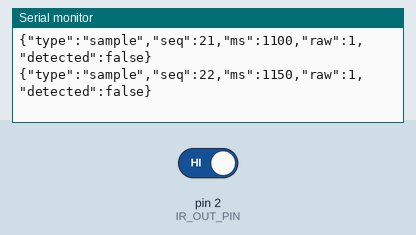
A sketch run on a simulated Arduino Leonardo, built with avr-gcc and run on an emulated ATmega32U4. Shown: the last lines printed to the serial monitor. The inputs (shaded band) are chosen by the test bench; at power-on: pin 2 (IR_OUT_PIN) HIGH.

Above: at 1.2 s.
1.3 s: pin 2 (IR_OUT_PIN) driven LOW
At 1.32 s:
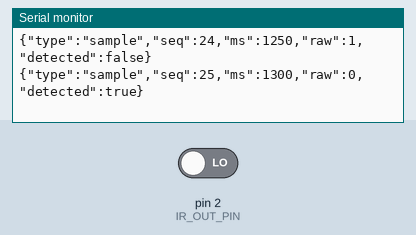
2.8 s: pin 2 (IR_OUT_PIN) driven HIGH
At 2.82 s:
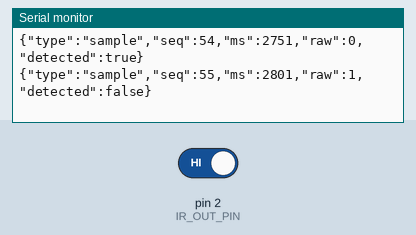

Measured:
- after the input at 1.3 s, the serial monitor: prints a new line at once (image 1)

The sketch:

ir-vision-uno.ino
```cpp
/*
  APOKOLIPS IR VISION — Arduino UNO + 3-pin digital IR obstacle sensor
  Sensor pins: VCC -> 5V, GND -> GND, OUT -> D2
  Serial: 115200 baud, newline-delimited JSON.

  IMPORTANT:
  - Many FC-51 / LM393 obstacle modules are active-LOW:
    OUT LOW = reflected IR detected; OUT HIGH = no detection.
  - If your module behaves oppositely, change DETECTED_LEVEL to HIGH.
  - This is a proximity/detection sensor, NOT an imaging or thermal camera.
*/

#include <Arduino.h>

const byte IR_OUT_PIN = 2;
const byte DETECTED_LEVEL = LOW;   // Change to HIGH only if your module is active-HIGH.
const unsigned long SAMPLE_INTERVAL_MS = 50;

unsigned long lastSampleAt = 0;
unsigned long sampleSequence = 0;

void setup() {
  pinMode(IR_OUT_PIN, INPUT);
  Serial.begin(115200);

  // Wait briefly for USB serial; do not block sensor operation indefinitely.
  unsigned long waitStarted = millis();
  while (!Serial && millis() - waitStarted < 1800) {
    // USB serial readiness wait (UNO-compatible timeout).
  }

  Serial.println(F("{\"type\":\"hello\",\"sensor\":\"digital-ir-obstacle\",\"board\":\"uno\",\"baud\":115200}"));
}

void loop() {
  const unsigned long now = millis();
  if (now - lastSampleAt >= SAMPLE_INTERVAL_MS) {
    lastSampleAt = now;

    const int raw = digitalRead(IR_OUT_PIN);
    const bool detected = (raw == DETECTED_LEVEL);

    Serial.print(F("{\"type\":\"sample\",\"seq\":"));
    Serial.print(sampleSequence++);
    Serial.print(F(",\"ms\":"));
    Serial.print(now);
    Serial.print(F(",\"raw\":"));
    Serial.print(raw);
    Serial.print(F(",\"detected\":"));
    Serial.print(detected ? F("true") : F("false"));
    Serial.println(F("}"));
  }
}
```
